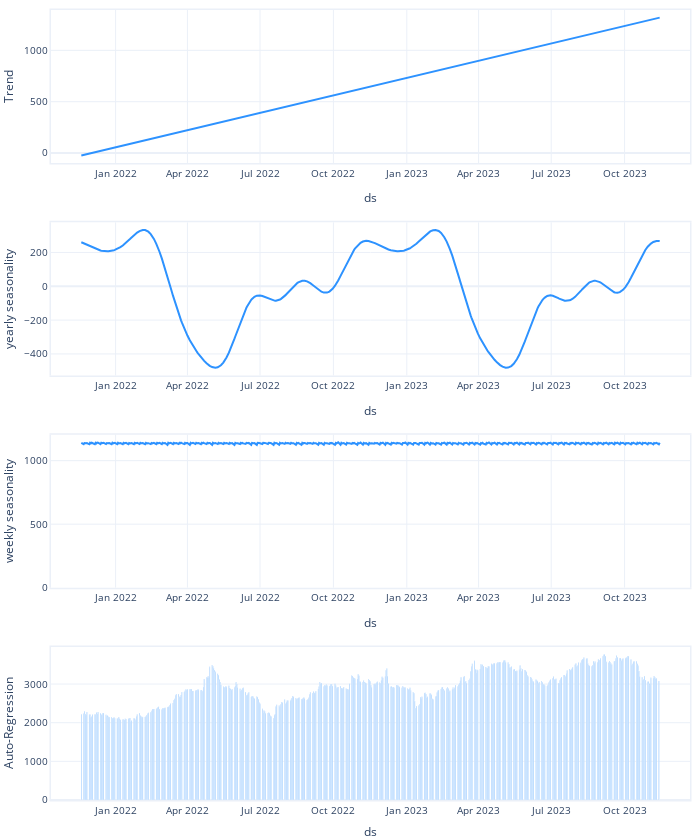

Notebook code for this chart:
### Code cell
np_model.plot_components(forecast)

### Figure 1 — Plotly figure (JSON) as saved in the notebook; plotly's stock layout.template omitted (floating-point values rounded to 4 significant figures; data arrays with more than 128 entries replaced by an {"elided": "..."} marker saying what was removed)
{"data": [{"line": {"color": "#2d92ff", "width": 2}, "mode": "lines", "name": "Trend", "showlegend": false, "type": "scatter", "x": {"elided": "518 str values"}, "xaxis": "x", "y": {"elided": "518 float values"}, "yaxis": "y"}, {"line": {"color": "#2d92ff", "width": 2}, "mode": "lines", "name": "yearly seasonality", "showlegend": false, "type": "scatter", "x": {"elided": "518 str values"}, "xaxis": "x2", "y": {"elided": "518 float values"}, "yaxis": "y2"}, {"line": {"color": "#2d92ff", "width": 2}, "mode": "lines", "name": "weekly seasonality", "showlegend": false, "type": "scatter", "x": {"elided": "518 str values"}, "xaxis": "x3", "y": {"elided": "518 float values"}, "yaxis": "y3"}, {"marker": {"color": "#2d92ff"}, "name": "Auto-Regression", "opacity": 1, "showlegend": false, "type": "bar", "x": {"elided": "518 str values"}, "xaxis": "x4", "y": {"elided": "518 float values"}, "yaxis": "y4"}], "layout": {"autosize": true, "barmode": "overlay", "font": {"size": 10}, "height": 840, "hovermode": "x unified", "legend": {"traceorder": "reversed", "y": 0.1}, "margin": {"b": 0, "l": 0, "pad": 0, "r": 10, "t": 10}, "title": {"font": {"size": 12}}, "width": 700, "xaxis": {"anchor": "y", "domain": [0, 1], "linewidth": 1.5, "mirror": true, "range": ["2021-10-12T00:00:00", "2023-12-22T00:00:00"], "showline": true, "title": {"text": "ds"}, "type": "date"}, "xaxis2": {"anchor": "y2", "domain": [0, 1], "linewidth": 1.5, "mirror": true, "range": ["2021-10-12T00:00:00", "2023-12-22T00:00:00"], "showline": true, "title": {"text": "ds"}, "type": "date"}, "xaxis3": {"anchor": "y3", "domain": [0, 1], "linewidth": 1.5, "mirror": true, "range": ["2021-10-12T00:00:00", "2023-12-22T00:00:00"], "showline": true, "title": {"text": "ds"}, "type": "date"}, "xaxis4": {"anchor": "y4", "domain": [0, 1], "linewidth": 1.5, "mirror": true, "range": ["2021-10-12T00:00:00", "2023-12-22T00:00:00"], "showline": true, "title": {"text": "ds"}, "type": "date"}, "yaxis": {"anchor": "x", "domain": [0.8063, 1], "linewidth": 1.5, "mirror": true, "rangemode": "normal", "showline": true, "title": {"text": "Trend"}}, "yaxis2": {"anchor": "x2", "domain": [0.5375, 0.7312], "linewidth": 1.5, "mirror": true, "rangemode": "tozero", "showline": true, "title": {"text": "yearly seasonality"}}, "yaxis3": {"anchor": "x3", "domain": [0.2687, 0.4625], "linewidth": 1.5, "mirror": true, "rangemode": "tozero", "showline": true, "title": {"text": "weekly seasonality"}}, "yaxis4": {"anchor": "x4", "domain": [0, 0.1938], "linewidth": 1.5, "mirror": true, "rangemode": "tozero", "showline": true, "title": {"text": "Auto-Regression"}}}}
